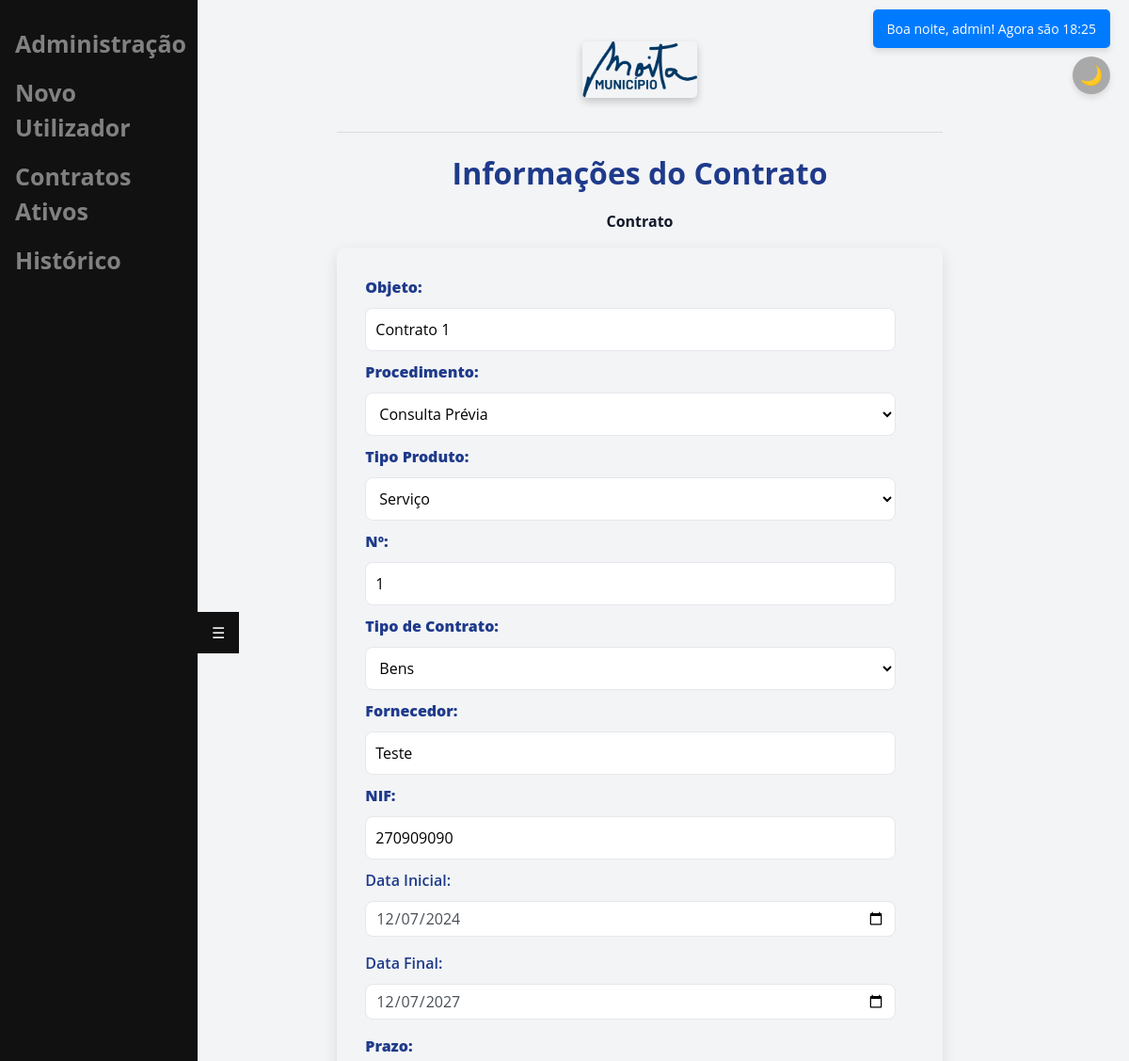
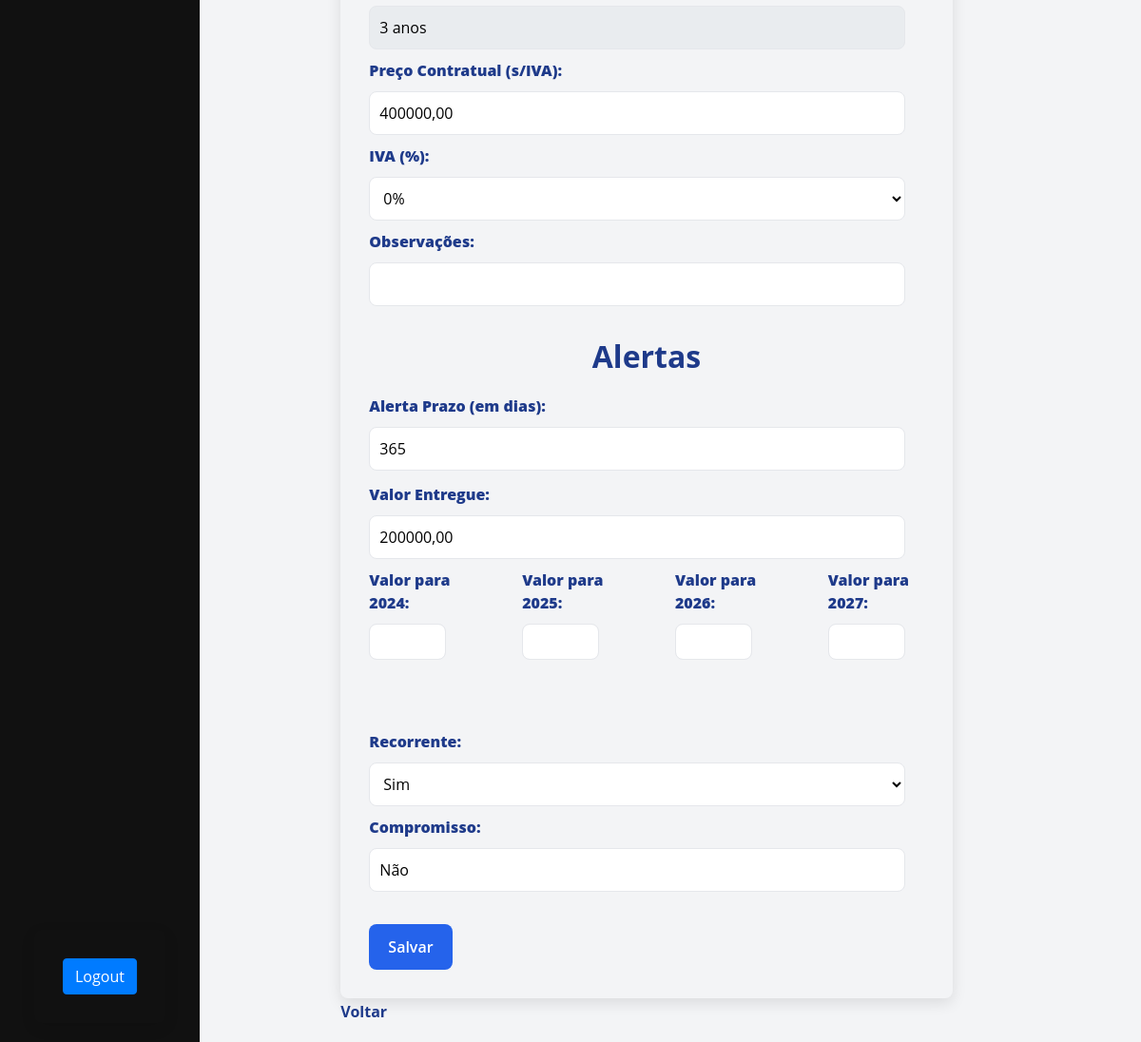
Page /contrato_info/46/ (signed in) on the committed database (2 pictures, top to bottom).
### main/models.py (models this page shows, shortened)
class UploadedFile(models.Model):
    user = models.ForeignKey(User, on_delete=models.CASCADE, related_name='uploadedfile')
    file = models.FileField(upload_to='uploads/')
    name = models.CharField(max_length=255)

class Contract(models.Model):
    user = models.ForeignKey(User, on_delete=models.CASCADE)
    objeto = models.CharField(max_length=255)
    procedimento = models.CharField(max_length=255)
    tipo_produto = models.CharField(max_length=255)
    numero = models.CharField(max_length=100)
    tipo_contrato = models.CharField(max_length=100)
    fornecedor = models.CharField(max_length=255)
    nif = models.CharField(max_length=100)
    data_inicial = models.DateField()
    data_final = models.DateField()
    prazo = models.CharField(max_length=255)
    preco_contratual = models.DecimalField(max_digits=10, decimal_places=2)
    iva = models.CharField(max_length=100)
    valor_total = models.DecimalField(max_digits=10, decimal_places=2)
    observacao = models.TextField(blank=True, null=True)
    valor_entregue = models.DecimalField(max_digits=10, decimal_places=2)
    recorrente = models.BooleanField(default=False)
    compromisso = models.BooleanField(default=False)
    uploaded_file = models.ForeignKey(UploadedFile, on_delete=models.CASCADE)
    plurianual = models.TextField(blank=True, null=True)
    estado = models.BooleanField(default=True)
    alerta_prazo = models.CharField(max_length=100)
    anos_plurianual = JSONField(blank=True, null=True)

### main/views.py (the view, shortened to what this page needs)
# urls.py: path('contrato_info/<int:file_id>/', views.contrato_info, name='contrato_info'),
def contrato_info(request, file_id):
    uploaded_file = UploadedFile.objects.get(id=file_id, user=request.user)
    tem_contrato = Contract.objects.filter(user=request.user).exists() if request.user.is_authenticated else False
    contract = Contract.objects.filter(uploaded_file=uploaded_file, user=request.user).first()
    estado = True
    anos_plurianual = []
    if contract and contract.data_inicial and contract.data_final:
        ano_inicial = contract.data_inicial.year
        ano_final = contract.data_final.year
        anos_plurianual = list(range(ano_inicial, ano_final + 1))
    plurianual_values = {}
    if contract and contract.plurianual:
        try:
            plurianual_values = json.loads(contract.plurianual)
        except (json.JSONDecodeError, TypeError):
            plurianual_values = {}
    return render(request, 'main/contrato_info.html', {
        'uploaded_file': uploaded_file,
        "tem_contrato": tem_contrato,
        "contract": contract,
        "objeto": contract.objeto if contract else '',
        "procedimento": contract.procedimento if contract else '',
        "tipo_produto": contract.tipo_produto if contract else '',
        "numero": contract.numero if contract else '',
        "tipo_contrato": contract.tipo_contrato if contract else '',
        "fornecedor": contract.fornecedor if contract else '',
        "nif": contract.nif if contract else '',
        "data_inicial": contract.data_inicial if contract else '',
        "data_final": contract.data_final if contract else '',
        "prazo": contract.prazo if contract else '',
        "preco_contratual": contract.preco_contratual if contract else '',
        "observacao": contract.observacao if contract else '',
        "valor_entregue": contract.valor_entregue if contract else '',
        "iva": contract.iva if contract else '',
        "valor_total": contract.valor_total if contract else '',
        "recorrente": 'Sim' if contract and contract.recorrente else 'Não',
        "compromisso": 'Sim' if contract and contract.compromisso else 'Não',
        "plurianual": contract.plurianual if contract else '',
        "estado": contract.estado if contract else True,
        "alerta_prazo": contract.alerta_prazo if contract else '',
        "plurianual_values": plurianual_values,
        "plurianual": contract.plurianual if contract else '',
        "anos_plurianual": anos_plurianual,
    })

### main/templatetags/custom_filters.py (called while the page is built)
@register.filter
def jsonify(value):
    try:
        if isinstance(value, str):
            return value
        if value is None:
            return '{}'
        return json.dumps(value)
    except Exception:
        return '{}'

### main/templatetags/custom_tags.py (called while the page is built)
@register.simple_tag
def saudacao_e_hora(user):
    current_time = now()
    hour = current_time.hour
    if 5 <= hour < 12:
        greeting = "Bom dia"
    elif 12 <= hour < 18:
        greeting = "Boa tarde"
    else:
        greeting = "Boa noite"
    nome = user.username
    return f"{greeting}, {nome}! Agora são {current_time.strftime('%H:%M')}"

### main/templates/main/contrato_info.html (shortened to what this page needs)
{% extends 'main/base.html' %}
{% load custom_filters %}
{% block content %}
<!DOCTYPE html>
<html lang="pt-PT">
<head>
</head>
<body>
    <h1>Informações do Contrato</h1>
    <p style="text-align: center; font-weight: bold;">
        {{ uploaded_file.name|slice:":-4"|title }}
    </p>
    <form method="POST" action="{% url 'contrato_info' file_id=uploaded_file.id %}">
        <label for="objeto"><strong>Objeto:</strong></label>
        <input type="text" id="objeto" name="objeto" required value="{{ objeto }}">
        <label for="procedimento"><strong>Procedimento:</strong></label>
        <select id="procedimento" name="procedimento">
            <option value="Consulta Prévia" {% if procedimento == "Consulta Prévia" %}selected{% endif %}>Consulta Prévia</option>
        </select>
        <label for="tipo_produto"><strong>Tipo Produto:</strong></label>
        <select id="tipo_produto" name="tipo_produto">
            <option value="Serviço" {% if tipo_produto == "Serviço" %}selected{% endif %}>Serviço</option>
        </select>
        <label for="numero"><strong>Nº:</strong></label>
        <input type="text" id="numero" name="numero" pattern="\d+" title="Apenas números" required value="{{ numero }}">
        <label for="tipo_contrato"><strong>Tipo de Contrato:</strong></label>
        <select id="tipo_contrato" name="tipo_contrato">
            <option value="Bens" {% if tipo_contrato == "Bens" %}selected{% endif %}>Bens</option>
        </select>
        <label for="fornecedor"><strong>Fornecedor:</strong></label>
        <input type="text" id="fornecedor" name="fornecedor" required value="{{ fornecedor }}">
        <label for="nif"><strong>NIF:</strong></label>
        <input type="text" id="nif" name="nif" pattern="\d{9}" maxlength="9" title="Apenas 9 números" required value="{{ nif }}">
        <div class="form-group">
            <label>Data Inicial:</label>
            <input type="date" id="data_inicial" name="data_inicial" class="form-control" value="{{ data_inicial|date:'Y-m-d' }}">
        </div>
        <div class="form-group">
            <label>Data Final:</label>
            <input type="date" id="data_final" name="data_final" class="form-control" value="{{ data_final|date:'Y-m-d' }}">
        </div>
        <label for="prazo"><strong>Prazo:</strong></label>
        <input type="text" id="prazo" name="prazo" size="20" readonly style="background-color: #e9ecef; margin-right: 15px;" value="{{ prazo }}">
        <label for="preco_contratual"><strong>Preço Contratual (s/IVA):</strong></label>
        <input type="text" id="preco_contratual" name="preco_contratual" required value="{{ preco_contratual }}">
        <label for="iva"><strong>IVA (%):</strong></label>
        <select id="iva" name="iva">
            <option value="0%" {% if tipo_contrato == "0%" %}selected{% endif %}>0%</option>
        </select>
        <label for="observacao"><strong>Observações:</strong></label>
        <input type="text" id="observacao" name="observacao" size="60">
        <br><br>
        <h1>Alertas</h1>
        <label for="alerta_prazo"><strong>Alerta Prazo (em dias):</strong></label>
        <input type="text" id="alerta_prazo" name="alerta_prazo" pattern="\d+" title="Apenas números" required value="{{ alerta_prazo }}">
        <div style="display: flex; flex-direction: column;">
            <label for="valor_entregue" style="margin-top: 3px;"><strong>Valor Entregue:</strong></label>
            <input type="text" id="valor_entregue" name="valor_entregue" size="50" required value="{{ valor_entregue }}">
        </div>
        <div style="display: flex; gap: 60px; align-items: flex-start;" class="pluriannual-years" id="pluriannual-years">
        </div>
        <br><br>
        <label for="compromisso"><strong>Recorrente:</strong></label>
        <select id="compromisso" name="compromisso">
            <option value="Sim">Sim</option>
        </select>
        <label for="compromisso"><strong>Compromisso:</strong></label>
        <input type="text" id="compromisso" name="compromisso" size="30" required value="{{ compromisso }}">
        <br><br>
        <button type="submit" class="btn-salv" id="btn-salv">Salvar</button>
    </form>
    <a href="/">Voltar</a>
</body>
</html>
{% endblock %}

### main/templates/main/base.html (style rules this page uses)
:root { --primary-color: #1e3a8a; --secondary-color: #2563eb; --accent-color: #60a5fa; --background-color: #f3f4f6; --text-color: #111827; --light-gray: #e5e7eb; --white: #ffffff; }
body { font-family: 'Open Sans', sans-serif; background-color: var(--background-color); color: var(--text-color); margin: 0; padding: 20px; }
h1 { color: var(--primary-color); font-size: 2rem; margin-bottom: 20px; text-align: center; font-weight: 700; }
a { color: var(--primary-color); text-decoration: none; font-weight: bold; margin-top: 2px; display: block; text-align: left; }
:root { --primary-color: #1e3a8a; --secondary-color: #2563eb; --accent-color: #60a5fa; --background-color: #f3f4f6; --text-color: #111827; --light-gray: #e5e7eb; --white: #ffffff; --dark-background: #1a1a1a; --dark-text: #f3f4f6; }

### main/templates/main/contrato_info.html (style rules this page uses)
form { border-radius: 8px; padding: 30px; box-shadow: 0 5px 15px rgba(0, 0, 0, 0.1); max-width: 950px; margin: auto; }
label { font-weight: 600; color: var(--primary-color); margin-bottom: 10px; display: inline-block; }
input[type="text"], input[type="date"], select { width: calc(100% - 20px); padding: 10px; border: 1px solid var(--light-gray); border-radius: 8px; margin-bottom: 10px; background-color: var(--white); transition: box-shadow 0.3s, border-color 0.3s; font-size: 1rem; }
.btn-salv, .btn-conf { background-color: var(--secondary-color); color: white; padding: 12px 20px; border: none; border-radius: 8px; cursor: pointer; font-weight: 600; transition: background-color 0.3s; }
input[readonly] { background-color: var(--light-gray); border-color: var(--light-gray); }

### rows in the picture
UploadedFile: name "Contrato"
Contract: objeto "Contrato 1", procedimento "Consulta Prévia", tipo_produto "Serviço", tipo_contrato "Bens", fornecedor "Teste", nif "270909090", data_inicial "12/07/2024", data_final "12/07/2027", prazo "3 anos", preco_contratual "400000,00", alerta_prazo "365", valor_entregue "200000,00"
